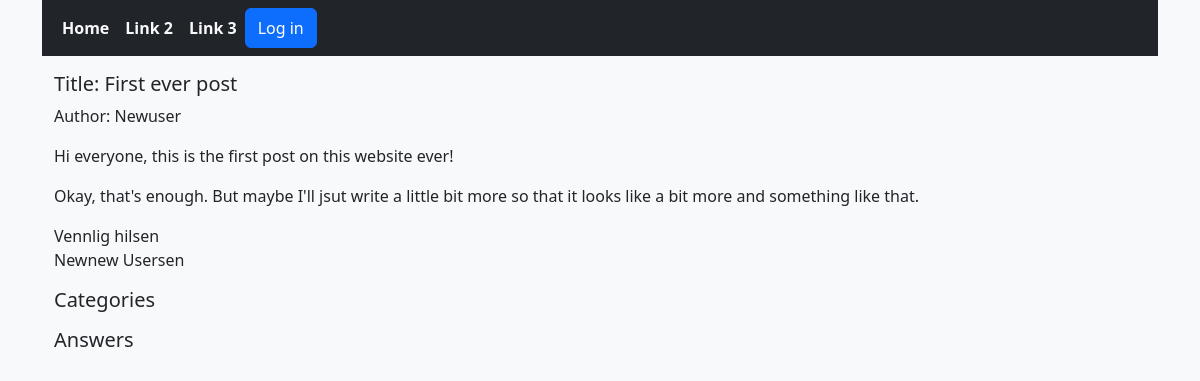
The page /post/view/1 on the database as committed earlier.
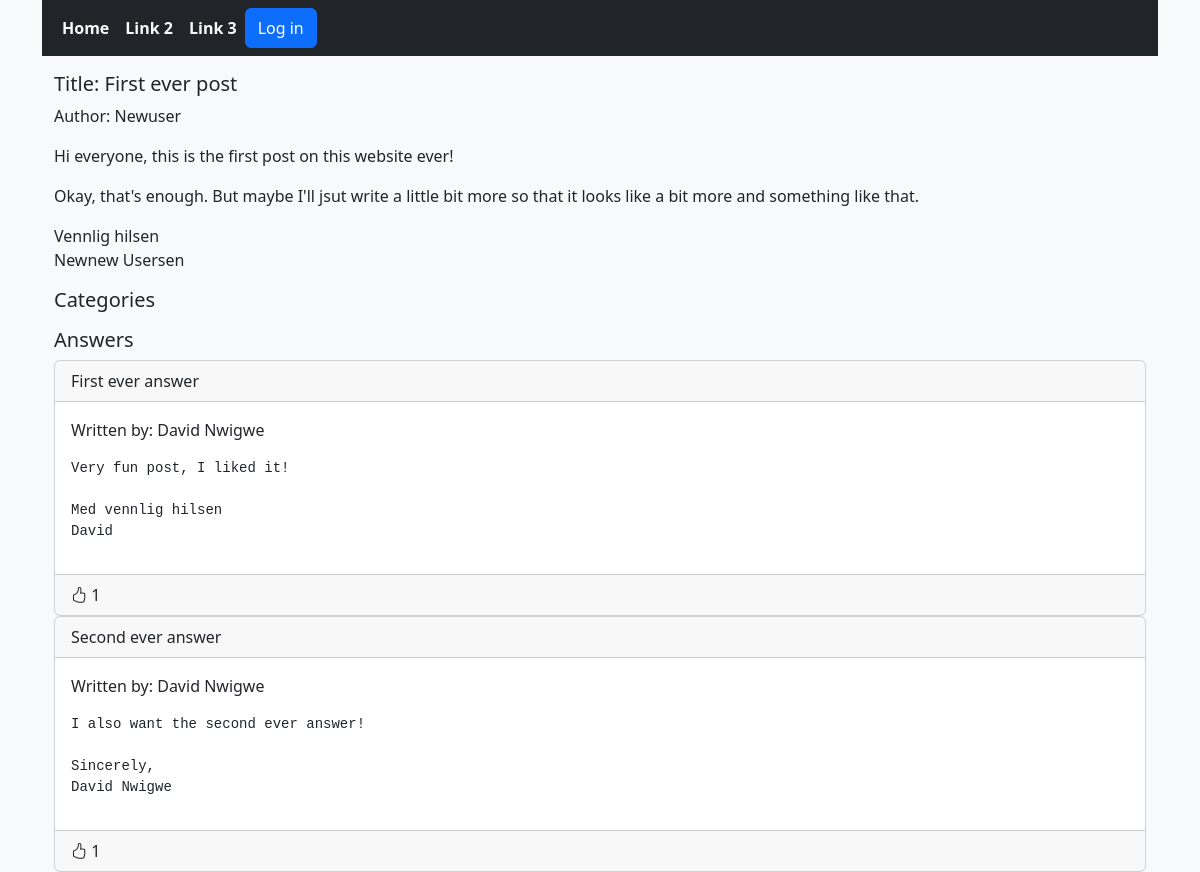
The same page on the database as committed later.
### post/models.py (models this page shows)
class Info(models.Model):
    title = models.CharField(max_length=100)
    content = models.TextField()
    time_posted = models.DateTimeField(auto_now_add=True)
    class Meta:
        abstract = True

class Post(Info):
    author = models.ForeignKey(UserProfile, on_delete=models.CASCADE, related_name="posts")
    categories = models.ManyToManyField(Category, related_name="posts")

class Answer(Info):
    post = models.ForeignKey(Post, on_delete=models.CASCADE, related_name="answers")
    author = models.ForeignKey(ProfessionalProfile, on_delete=models.CASCADE, related_name="answers")
    last_updated = models.DateTimeField(auto_now=True)

### profile_page/models.py (models this page shows)
class UserProfile(models.Model):
    user = models.OneToOneField(User, on_delete=models.CASCADE, related_name="user_profile")

class ProfessionalProfile(models.Model):
    user = models.OneToOneField(User, on_delete=models.CASCADE, related_name="professional_profile")
    specializations = models.ManyToManyField(Category, related_name="professionals", blank=True)

### accounts/models.py (models this page shows, shortened)
class User(AbstractUser):
    class Role(models.TextChoices):
        USER = ("user", "User")
        PROFESSIONAL = ("professional", "Professional")
        INSTITUTION = ("institution", "Institution")
    account_type = models.CharField(max_length=20, choices=Role.choices)

### post/views.py (the view)
# urls.py: path("view/<int:post_id>", views.view_post, name="view_post"),
def view_post(request, post_id):
    post = get_object_or_404(Post, id=post_id)
    context = {
        "title" : post.title,
        "post" : post
    }
    return render(request, "post/view_post.html", context=context)

### post/templates/post/view_post.html (shortened to what this page needs)
{% extends "base.html" %}
{% load static %}
{% block content %}
<div class="container-fluid">
    <h5>Title: {{ post.title }}</h5>
    <p>Author: {{ post.author.user.username }}</p>
    <div>
        {{ post.content|linebreaks }}
    </div>
    <h5>Categories</h5>
    <h5>Answers</h5>
    {% for answer in post.answers.all %}
        {% include "post/answer.html" with answer=answer %}
    {% endfor %}
</div>
{% endblock %}

### templates/base.html (shortened to what this page needs)
{% load static %}
<!DOCTYPE html>
<html lang="en">
<head>
    <link rel="stylesheet" href="{% static 'css/styles.css' %}">
    <link href="https://cdn.jsdelivr.net/npm/bootstrap@5.3.6/dist/css/bootstrap.min.css" rel="stylesheet">
    <link rel="stylesheet" href="https://cdn.jsdelivr.net/npm/bootstrap-icons@1.13.1/font/bootstrap-icons.min.css">
</head>
<body class="bg-light">
<div class="container">
    <nav class="navbar navbar-expand-sm bg-dark fw-bold mb-3">
        <div class="container-fluid">
            <ul class="navbar-nav">
                <li class="nav-item"><a class="nav-link text-light" href="{% url 'home' %}">Home</a></li>
                <li class="nav-item"><a class="nav-link text-light" href="#">Link 2</a></li>
                <li class="nav-item"><a class="nav-link text-light" href="#">Link 3</a></li>
                {% if user.is_authenticated %}
                    <li class="nav-item"><a class="nav-link text-light" href="{% url 'logout' %}">Log out</a></li>
                {% else %}
                    {% include "accounts/login_modal.html" with id="loginModal" %}
                {% endif %}
            </ul>
        </div>
    </nav>
    {% block content %}{% endblock %}
</div>
</body>
</html>

### accounts/templates/accounts/login_modal.html (shortened to what this page needs)
{% extends "modal_base.html" %}
{% block button %}Log in{% endblock %}

### templates/modal_base.html (shortened to what this page needs)
<button type="button" class="btn btn-primary" data-bs-toggle="modal" data-bs-target="#{{ id }}">
    {% block button %}{% endblock %}
</button>

### accounts/templates/accounts/login_form.html (shortened to what this page needs)
{% extends "form_base.html" %}

### post/templates/post/answer.html (shortened to what this page needs)
{% load static %}
<div class="card">
    <div class="card-header">{{ answer.title }}</div>
    <div class="card-body">
        <p>Written by: {{ answer.author.user.first_name }} {{ answer.author.user.last_name }}</p>
        <pre>{{ answer.content }}</pre>
    </div>
    <div class="card-footer">
        {% if user.is_professional %}
        <button type="button" class="btn btn-primary thumbs-up-button" id="thumb-{{ answer.id }}" data-answer-id="{{ answer.id }}">
            <i class="bi bi-hand-thumbs-up"></i>
            <span>{{ answer.ratings.count }}</span>
        </button>
        {% else %}
        <div>
            <i class="bi bi-hand-thumbs-up"></i>
            <span>{{ answer.ratings.count }}</span>
        </div>
        {% endif %}
    </div>
</div>

Rows that differ between the two databases and show on the page:
added Answer: title "First ever answer", author.user.first_name "David", author.user.last_name "Nwigwe", content "Very fun post, I liked it! Med vennlig hilsen David", ratings.count "1"
added Answer: title "Second ever answer", author.user.first_name "David", author.user.last_name "Nwigwe", content "I also want the second ever answer! Sincerely, David Nwigwe", ratings.count "1"
